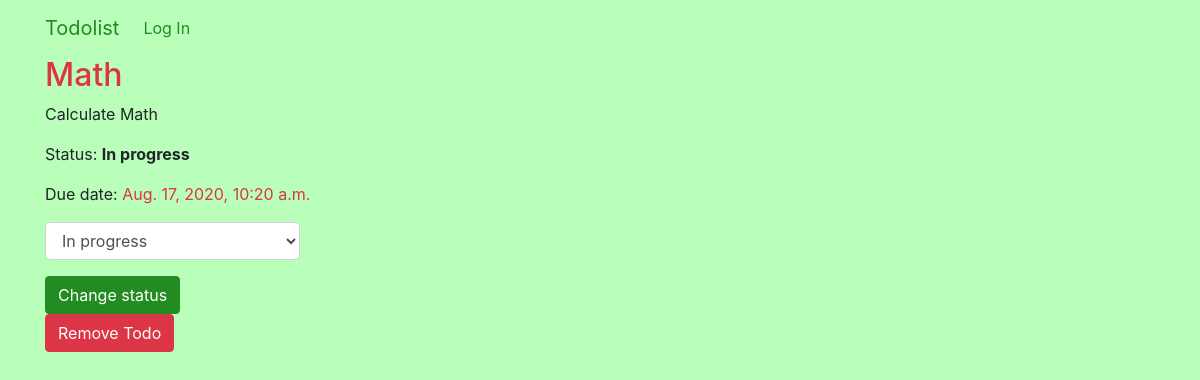
The app's page /1/, older data.
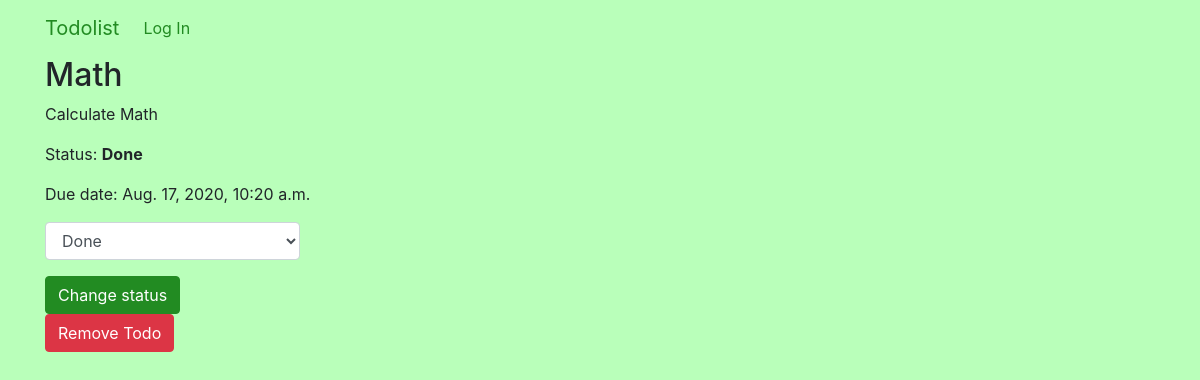
The same page, newer data.
### todo/models.py (models this page shows, shortened)
class Todo(models.Model):
    NOT_STARTED = 'not-started'
    IN_PROGRESS = 'in-progress'
    STUCK = 'stuck'
    DONE = 'done'
    STATUS_CHOICES = [
        (NOT_STARTED, 'Not started'),
        (IN_PROGRESS, 'In progress'),
        (STUCK, 'Stuck'),
        (DONE, 'Done'),
    ]
    title = models.CharField(max_length=200)
    description = models.TextField()
    created_at = models.DateTimeField(auto_now=True)
    due_date = models.DateTimeField()
    category = models.ForeignKey(Category, on_delete=models.CASCADE)
    status = models.CharField(
        max_length=12,
        choices=STATUS_CHOICES,
        default=NOT_STARTED,
    )
    def is_overdue_date(self):
        return self.due_date <= timezone.now()
    is_overdue_date.admin_order_field = 'due_date'
    is_overdue_date.boolean = True
    is_overdue_date.short_description = 'Overdue date?'

### todo/views.py (the view)
# urls.py: path('<int:pk>/', views.DetailView.as_view(), name='detail'),
class DetailView(generic.DetailView):
    model = Todo
    template_name = 'todo/detail.html'
    def get_context_data(self, **kwargs):
        context = super(generic.DetailView, self).get_context_data(**kwargs)
        context['todoModel'] = self.model
        return context

### todo/templates/todo/detail.html (shortened to what this page needs)
{% extends 'base.html' %}
{% block content %}
<div class="row">
    <div class="col">
        <h2 class="{% if todo.is_overdue_date and not todo.status == todoModel.DONE %}text-danger{% endif %}">{{ todo.title }}</h2>
        <p>{{ todo.description }}</p>
        <p>
            Status: <span style="font-weight: bold;">{{ todo.get_status_display }}</span>
        </p>
        <p>
            Due date: <span class="{% if todo.is_overdue_date and not todo.status == todoModel.DONE %}text-danger{% endif %}">{{ todo.due_date }}</span>
        </p>
    </div>
</div>
<div class="row">
    <div class="col-3">
        <form class="todo-form" action="{% url 'todo:change_status' todo.id %}" method="post">
            <div class="form-group">
                <select id="status" class="form-control" name="status">
                {% for value, label in todo.STATUS_CHOICES %}
                    <option value="{{ value }}"  {% if todo.status == value %}selected{% endif %}>{{ label }}</option>
                {% endfor %}
                </select>
            </div>
            <input type="submit" class="btn btn-primary" value="Change status">
            <a href="{% url 'todo:remove' todo.id %}" class="btn btn-danger">Remove Todo</a>
        </form>
    </div>
</div>
{% endblock %}

### templates/base.html (shortened to what this page needs)
<!DOCTYPE html>
{% load static %}
<html lang="en" dir="ltr">
    <head>
        <link rel="stylesheet" href="{% static 'app/css/bootstrap.css' %}" />
        <link rel="stylesheet" href="{% static 'app/css/base.css' %}" />
    </head>
    <body id="app">
        {% include "components/navbar.html" %}
        <div class="container mycontent">
            {% block content %} {% endblock %}
        </div>
    </body>
</html>

### templates/components/navbar.html (shortened to what this page needs)
<nav class="navbar navbar-expand-lg navbar">
    <div class="container">
        <a class="navbar-brand" href="{% url 'todo:index' %}">Todolist</a>
        <div class="collapse navbar-collapse" id="navbarNav">
            <ul class="navbar-nav">
                {% if user.is_authenticated %}
                <li class="nav-item">
                    <a class="nav-link" href="{% url 'logout' %}">Logout</a>
                </li>
                {% else %}
                <li class="nav-item">
                    <a class="nav-link" href="{% url 'login' %}">Log In</a>
                </li>
                {% endif %}
            </ul>
        </div>
    </div>
</nav>

### staticfiles/app/css/base.css (style rules this page uses)
body { background-color: #b9ffba; }

Row changes from the older to the newer data that the page shows:
changed Todo "Math": status "In progress" → "Done"
